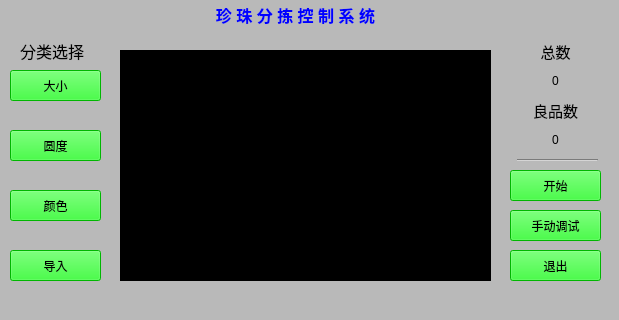
<?xml version="1.0" encoding="UTF-8"?>
<ui version="4.0">
 <class>Form</class>
 <widget class="QWidget" name="Form">
  <property name="geometry">
   <rect>
    <x>0</x>
    <y>0</y>
    <width>619</width>
    <height>320</height>
   </rect>
  </property>
  <property name="minimumSize">
   <size>
    <width>619</width>
    <height>320</height>
   </size>
  </property>
  <property name="maximumSize">
   <size>
    <width>619</width>
    <height>320</height>
   </size>
  </property>
  <property name="windowTitle">
   <string>广东海洋大学</string>
  </property>
  <property name="styleSheet">
   <string notr="true">background-color: rgb(185, 185, 185);</string>
  </property>
  <widget class="QLabel" name="label">
   <property name="geometry">
    <rect>
     <x>20</x>
     <y>40</y>
     <width>71</width>
     <height>21</height>
    </rect>
   </property>
   <property name="font">
    <font>
     <pointsize>12</pointsize>
    </font>
   </property>
   <property name="text">
    <string>分类选择</string>
   </property>
  </widget>
  <widget class="QPushButton" name="pushButton_5">
   <property name="geometry">
    <rect>
     <x>510</x>
     <y>210</y>
     <width>91</width>
     <height>31</height>
    </rect>
   </property>
   <property name="styleSheet">
    <string notr="true">background-color: rgb(0, 255, 0);</string>
   </property>
   <property name="text">
    <string>手动调试</string>
   </property>
  </widget>
  <widget class="QPushButton" name="pushButton_7">
   <property name="geometry">
    <rect>
     <x>510</x>
     <y>250</y>
     <width>91</width>
     <height>31</height>
    </rect>
   </property>
   <property name="styleSheet">
    <string notr="true">background-color: rgb(0, 255, 0);</string>
   </property>
   <property name="text">
    <string>退出</string>
   </property>
  </widget>
  <widget class="QLabel" name="label_4">
   <property name="geometry">
    <rect>
     <x>0</x>
     <y>0</y>
     <width>591</width>
     <height>31</height>
    </rect>
   </property>
   <property name="font">
    <font>
     <pointsize>11</pointsize>
     <weight>75</weight>
     <bold>true</bold>
    </font>
   </property>
   <property name="text">
    <string>&lt;html&gt;&lt;head/&gt;&lt;body&gt;&lt;p&gt;&lt;span style=&quot; font-size:12pt; color:#0000ff;&quot;&gt;珍 珠 分 拣 控 制 系 统&lt;/span&gt;&lt;/p&gt;&lt;/body&gt;&lt;/html&gt;</string>
   </property>
   <property name="alignment">
    <set>Qt::AlignCenter</set>
   </property>
  </widget>
  <widget class="QLabel" name="label_7">
   <property name="geometry">
    <rect>
     <x>120</x>
     <y>50</y>
     <width>371</width>
     <height>231</height>
    </rect>
   </property>
   <property name="styleSheet">
    <string notr="true">background-color: rgb(0, 0, 0);</string>
   </property>
   <property name="text">
    <string/>
   </property>
   <property name="alignment">
    <set>Qt::AlignCenter</set>
   </property>
  </widget>
  <widget class="Line" name="line">
   <property name="geometry">
    <rect>
     <x>517</x>
     <y>150</y>
     <width>81</width>
     <height>20</height>
    </rect>
   </property>
   <property name="orientation">
    <enum>Qt::Horizontal</enum>
   </property>
  </widget>
  <widget class="QPushButton" name="pushButton_6">
   <property name="geometry">
    <rect>
     <x>510</x>
     <y>170</y>
     <width>91</width>
     <height>31</height>
    </rect>
   </property>
   <property name="styleSheet">
    <string notr="true">background-color: rgb(0, 255, 0);</string>
   </property>
   <property name="text">
    <string>开始</string>
   </property>
  </widget>
  <widget class="QPushButton" name="pushButton_3">
   <property name="geometry">
    <rect>
     <x>10</x>
     <y>190</y>
     <width>91</width>
     <height>31</height>
    </rect>
   </property>
   <property name="styleSheet">
    <string notr="true">background-color: rgb(0, 255, 0);</string>
   </property>
   <property name="text">
    <string>颜色</string>
   </property>
  </widget>
  <widget class="QPushButton" name="pushButton_4">
   <property name="geometry">
    <rect>
     <x>10</x>
     <y>250</y>
     <width>91</width>
     <height>31</height>
    </rect>
   </property>
   <property name="styleSheet">
    <string notr="true">background-color: rgb(0, 255, 0);</string>
   </property>
   <property name="text">
    <string>导入</string>
   </property>
  </widget>
  <widget class="QPushButton" name="pushButton_2">
   <property name="geometry">
    <rect>
     <x>10</x>
     <y>130</y>
     <width>91</width>
     <height>31</height>
    </rect>
   </property>
   <property name="styleSheet">
    <string notr="true">background-color: rgb(0, 255, 0);</string>
   </property>
   <property name="text">
    <string>圆度</string>
   </property>
  </widget>
  <widget class="QPushButton" name="pushButton">
   <property name="geometry">
    <rect>
     <x>10</x>
     <y>70</y>
     <width>91</width>
     <height>31</height>
    </rect>
   </property>
   <property name="styleSheet">
    <string notr="true">background-color: rgb(0, 255, 0);</string>
   </property>
   <property name="text">
    <string>大小</string>
   </property>
  </widget>
  <widget class="QWidget" name="layoutWidget">
   <property name="geometry">
    <rect>
     <x>510</x>
     <y>40</y>
     <width>91</width>
     <height>111</height>
    </rect>
   </property>
   <layout class="QVBoxLayout" name="verticalLayout">
    <item>
     <widget class="QLabel" name="label_2">
      <property name="font">
       <font>
        <pointsize>11</pointsize>
       </font>
      </property>
      <property name="text">
       <string>总数</string>
      </property>
      <property name="alignment">
       <set>Qt::AlignCenter</set>
      </property>
     </widget>
    </item>
    <item>
     <widget class="QLabel" name="label_5">
      <property name="text">
       <string>0</string>
      </property>
      <property name="alignment">
       <set>Qt::AlignCenter</set>
      </property>
     </widget>
    </item>
    <item>
     <widget class="QLabel" name="label_3">
      <property name="font">
       <font>
        <pointsize>11</pointsize>
       </font>
      </property>
      <property name="text">
       <string>良品数</string>
      </property>
      <property name="alignment">
       <set>Qt::AlignCenter</set>
      </property>
     </widget>
    </item>
    <item>
     <widget class="QLabel" name="label_6">
      <property name="text">
       <string>0</string>
      </property>
      <property name="alignment">
       <set>Qt::AlignCenter</set>
      </property>
     </widget>
    </item>
   </layout>
  </widget>
  <zorder>layoutWidget</zorder>
  <zorder>label</zorder>
  <zorder>pushButton_5</zorder>
  <zorder>pushButton_7</zorder>
  <zorder>label_4</zorder>
  <zorder>label_7</zorder>
  <zorder>pushButton_4</zorder>
  <zorder>pushButton_3</zorder>
  <zorder>pushButton_2</zorder>
  <zorder>pushButton</zorder>
  <zorder>line</zorder>
  <zorder>pushButton_6</zorder>
 </widget>
 <resources/>
 <connections/>
</ui>
